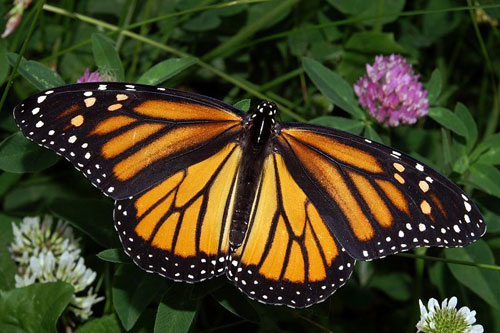
#> input picture CV/mean-shift-clustering-master/Butterfly.jpg, 500 x 333 px, given in place of FormatFactoryPart1.mp4, which was not available
$ python threeVibe.py
#> lines starting #> are read from the running program, lines starting #| are printed output that depends on the picture; pictures that were not available may be replaced by others from this repository, and a replacement may not be noted
#> in main, frame is the input picture: shape (333, 500, 3); mean B, G, R 33.2, 63.3, 66.7
#!/usr/bin/env python3
# -*- coding: utf-8 -*-

import numpy as np
import cv2
from skimage import morphology


class ViBe:
    '''
    ViBe运动检测，分割背景和前景运动图像
    '''

    def __init__(self, num_sam=21, min_match=2, radiu=20, rand_sam=16):
        self.defaultNbSamples = num_sam  # 每个像素的样本集数量，默认20个
        self.defaultReqMatches = min_match  # 前景像素匹配数量，如果超过此值，则认为是背景像素
        self.defaultRadius = radiu  # 匹配半径，即在该半径内则认为是匹配像素
        self.defaultSubsamplingFactor = rand_sam  # 随机数因子，如果检测为背景，每个像素有1/defaultSubsamplingFactor几率更新样本集和领域样本集

        self.background = 0
        self.foreground = 255

    def __buildNeighborArray(self, img):
        '''
        构建一副图像中每个像素的邻域数组
        参数：输入灰度图像
        返回值：每个像素9邻域数组，保存到self.samples中
        '''
        height, width,channel = img.shape
#> height = 333; width = 500; channel = 3
        self.samples = np.zeros((self.defaultNbSamples, height, width), dtype=np.uint8)

        # 生成随机偏移数组，用于计算随机选择的邻域坐标
        ramoff_xy = np.random.randint(-1, 2, size=(2, self.defaultNbSamples, height, width))

        # xr_=np.zeros((height,width))
        xr_ = np.tile(np.arange(width), (height, 1))
        # yr_=np.zeros((height,width))
        yr_ = np.tile(np.arange(height), (width, 1)).T

        channels = np.zeros((self.defaultNbSamples,1,1))
        xyr_ = np.zeros((2, self.defaultNbSamples, height, width))
        for i in range(self.defaultNbSamples):
            xyr_[1, i] = xr_
            xyr_[0, i] = yr_
            channels[i, 0, :] = np.arange(0, 3).repeat(7)[i]
#> after the loop, channels = 21 values from 0 to 2
        xyr_ = xyr_ + ramoff_xy
        # print(channels)
        xyr_[xyr_ < 0] = 0
        tpr_ = xyr_[1, :, :, -1]
        tpr_[tpr_ >= width] = width - 1
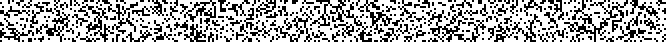
#> tpr_: shape (21, 333) float64 (shown 2 times larger); values 498 (black) and 499 (white), 66.1% white; black in thin lines or dots
        tpb_ = xyr_[0, :, -1, :]
        tpb_[tpb_ >= height] = height - 1
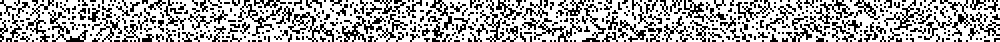
#> tpb_: shape (21, 500) float64 (shown 2 times larger); values 331 (black) and 332 (white), 66.4% white; black in thin lines or dots
        xyr_[0, :, -1, :] = tpb_
        xyr_[1, :, :, -1] = tpr_

        # xyr=np.transpose(xyr_,(2,3,1,0))
        xyr = xyr_.astype(int)
        channel_ = channels.astype(int)
#> channel_ = 21 values from 0 to 2
        # img = cv2.cvtColor(img, cv2.COLOR_BGR2HSV)
        B, G, R = cv2.split(img)
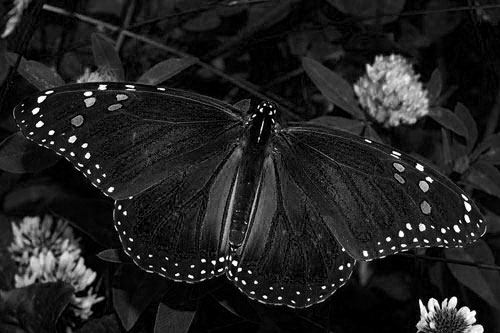
#> B: shape (333, 500); min 0, max 255, mean 33.2
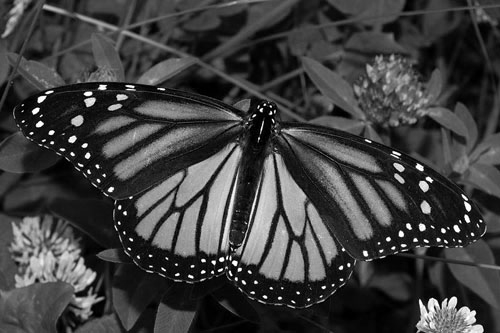
#> G: shape (333, 500); min 0, max 255, mean 63.3
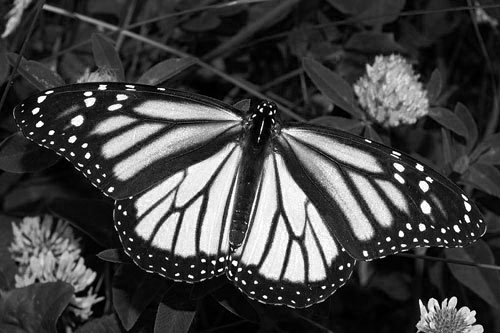
#> R: shape (333, 500); min 0, max 255, mean 66.7
        img = np.array([B, G, R])
        # channel=np.random.randint(0,4,size=(self.defaultNbSamples))
        # self.samples = img[xyr[0, :, :, :], xyr[1, :, :, :]]
        self.samples = img[channel_, xyr[0, :, :, :], xyr[1, :, :, :]]

    def ProcessFirstFrame(self, img):
        '''
        处理视频的第一帧
        1、初始化每个像素的样本集矩阵
        2、初始化前景矩阵的mask
        3、初始化前景像素的检测次数矩阵
        参数：
        img: 传入的numpy图像素组，要求灰度图像
        返回值：
        每个像素的样本集numpy数组
        '''
        self.__buildNeighborArray(img)
        self.fgCount = np.zeros((img.shape[0],img.shape[1]))   # 每个像素被检测为前景的次数(计数矩阵)
        self.fgMask = np.zeros((img.shape[0],img.shape[1]))  # 保存前景像素(结果矩阵）

    def Update(self, img):
        '''
        处理每帧视频，更新运动前景，并更新样本集。该函数是本类的主函数
        输入：灰度图像
        '''
        height, width,cha = img.shape
#> height = 333; width = 500; cha = 3
        gray=cv2.cvtColor(img, cv2.COLOR_BGR2GRAY)
        # hsv=cv2.cvtColor(img,cv2.COLOR_BGR2HSV)
        # h,s,v=cv2.split(hsv)
        B, G, R = cv2.split(img)
        newImg = np.array([B, G, R])
        # 计算当前像素值与样本库中值之差小于阀值范围RADIUS的个数，采用numpy的广播方法
        # dist = np.abs((self.samples.astype(float) - img.astype(float)).astype(int))
        dstB = np.abs(self.samples.astype(float)[0:7,:,:]-B.astype(float).astype(int))
        dstG = np.abs(self.samples.astype(float)[7:14, :, :] - G.astype(float).astype(int))
        dstR = np.abs(self.samples.astype(float)[14:-1, :, :] - R.astype(float).astype(int))
        dist = np.concatenate((dstB,dstG,dstR))
        # self.defaultRadius =0.13*gray
        # print(self.defaultRadius)
        # dist = dist<self.defaultRadius
        dist[dist < self.defaultRadius] = 1
        dist[dist >= self.defaultRadius] = 0
        matches = np.sum(dist, axis=0)
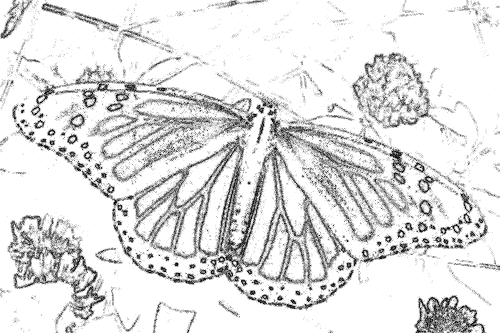
#> matches: shape (333, 500) float64; min 0, max 20, mean 17.6; drawn with min black and max white
        # print(dist.shape)
        # print(matches.shape)
        # 如果大于匹配数量阀值，则是背景，matches值False,否则为前景，值True
        matches = matches < self.defaultReqMatches
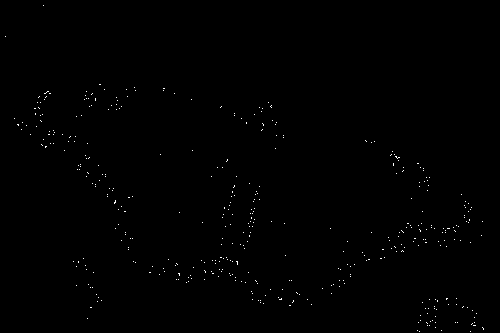
#> matches: shape (333, 500) bool; 0.32% white in thin lines or dots
        self.fgMask[matches] = self.foreground
        self.fgMask[~matches] = self.background
        # 前景像素计数+1,背景像素的计数设置为0
        self.fgCount[matches] = self.fgCount[matches] + 1
#> self.fgCount: shape (333, 500) float64; values 0 (black) and 1 (white), 0.32% white in thin lines or dots
        self.fgCount[~matches] = 0
        # 如果某个像素连续50次被检测为前景，则认为一块静止区域被误判为运动，将其更新为背景点
        fakeFG = self.fgCount > 50
#> fakeFG: shape (333, 500) bool; every value is 0
        matches[fakeFG] = False
        # 此处是该更新函数的关键
        # 更新背景像素的样本集，分两个步骤
        # 1、每个背景像素有1/self.defaultSubsamplingFactor几率更新自己的样本集
        # 更新样本集方式为随机选取该像素样本集中的一个元素，更新为当前像素的值
        # 2、每个背景像素有1/self.defaultSubsamplingFactor几率更新邻域的样本集
        # 更新邻域样本集方式为随机选取一个邻域点，并在该邻域点的样本集中随机选择一个更新为当前像素值
        # 更新自己样本集
        upfactor = np.random.randint(self.defaultSubsamplingFactor, size=(img.shape[0],img.shape[1]))  # 生成每个像素的更新几率
        upfactor[matches] = 100  # 前景像素设置为100,其实可以是任何非零值，表示前景像素不需要更新样本集
        upSelfSamplesInd = np.where(upfactor == 0)  # 满足更新自己样本集像素的索引
        upSelfSamplesPosition = np.random.randint(self.defaultNbSamples,
                                                  size=upSelfSamplesInd[0].shape)  # 生成随机更新自己样本集的的索引
        samInd = (upSelfSamplesPosition, upSelfSamplesInd[0], upSelfSamplesInd[1])
        upSelfSamplesInd = ((upSelfSamplesPosition/7).astype(int),upSelfSamplesInd[0],upSelfSamplesInd[1])
        self.samples[samInd] = newImg[upSelfSamplesInd]  # 更新自己样本集中的一个样本为本次图像中对应像素值

        # 更新邻域样本集
        upfactor = np.random.randint(self.defaultSubsamplingFactor, size=(img.shape[0],img.shape[1]))  # 生成每个像素的更新几率
        upfactor[matches] = 100  # 前景像素设置为100,其实可以是任何非零值，表示前景像素不需要更新样本集
        upNbSamplesInd = np.where(upfactor == 0)  # 满足更新邻域样本集背景像素的索引
        nbnums = upNbSamplesInd[0].shape[0]
        # print(upNbSamplesInd[0].shape[0])
        # ramNbOffset = np.random.randint(-2, 5, size=(2, nbnums))  # 分别是X和Y坐标的偏移
        # ramNbOffset[1,:]=np.zeros((1, nbnums))  # 分别是X和Y坐标的偏移

        ramoff_y = np.random.randint(-1,2, size=(1, nbnums))
        ramoff_x = np.random.randint(-1, 2, size=(1, nbnums))
        ramNbOffset=np.append(ramoff_x,ramoff_y,axis=0)

        nbXY = np.stack(upNbSamplesInd)
        # print(nbXY.shape)
        nbXY += ramNbOffset
        nbXY[nbXY < 0] = 0
        nbXY[0, nbXY[0, :] >= height] = height - 1
        nbXY[1, nbXY[1, :] >= width] = width - 1
        nbSPos = np.random.randint(self.defaultNbSamples, size=nbnums)
        nbSamInd = (nbSPos, nbXY[0], nbXY[1])
        self.samples[nbSamInd] = newImg[(nbSPos/7).astype(int),upNbSamplesInd[0],upNbSamplesInd[1]]

    def getFGMask(self):
        '''
        返回前景mask
        '''
        return self.fgMask


def main():
    # vc = cv2.VideoCapture("../video/202-233/FormatFactoryPart3.mp4")
    vc = cv2.VideoCapture("../video/103-102/FormatFactoryPart1.mp4")
    # vc = cv2.VideoCapture("../video/blur.mp4")
    c = 0
    if vc.isOpened():
        rval, frame = vc.read()
    else:
        rval = False

    # frame = cv2.cvtColor(frame, cv2.COLOR_BGR2GRAY)
    vibe = ViBe()

    vibe.ProcessFirstFrame(frame)
    temp=np.zeros(frame.shape,dtype=np.int8)
    d = np.zeros(frame.shape, dtype=np.int8)
    temp1 = frame.copy()
    temp2 = frame.copy()
    while rval:
        rval, frame = vc.read()
        # [6 lines of commented-out code are left out]

        vibe.Update(frame)
        segMat = vibe.getFGMask()
        # 　转为uint8类型
        segMat = segMat.astype(np.uint8)
        segMat = cv2.medianBlur(segMat, 3)#中值滤波
        # segMat = cv2.medianBlur(segMat, 3)  # 中值滤波
        # segMat = cv2.blur(segMat, (6, 6)) #均值滤波


        # 寻找轮廓
        # segMat = morphology.remove_small_objects(segMat, 1860)

        contours, hierarch = cv2.findContours(segMat, cv2.RETR_EXTERNAL, cv2.CHAIN_APPROX_NONE)
        for i in range(len(contours)):
            area = cv2.contourArea(contours[i])
            if area < 150:
                cv2.drawContours(segMat, [contours[i]], 0, 0, -1)

        # [5 lines of commented-out code are left out]

        cv2.imshow("frame",  frame)
        cv2.imshow("SegMat", segMat)
        # cv2.imwrite("./result/" + str(c) + ".jpg", frame,[int(cv2.IMWRITE_PNG_STRATEGY)])
        k = cv2.waitKey(1)
#> (key Esc is pressed here)
        if k == 27:
            vc.release()
            cv2.destroyAllWindows()
            break
        c = c + 1


if __name__ == '__main__':
    main()
    # vibe=ViBe()
    # vibe.__build
